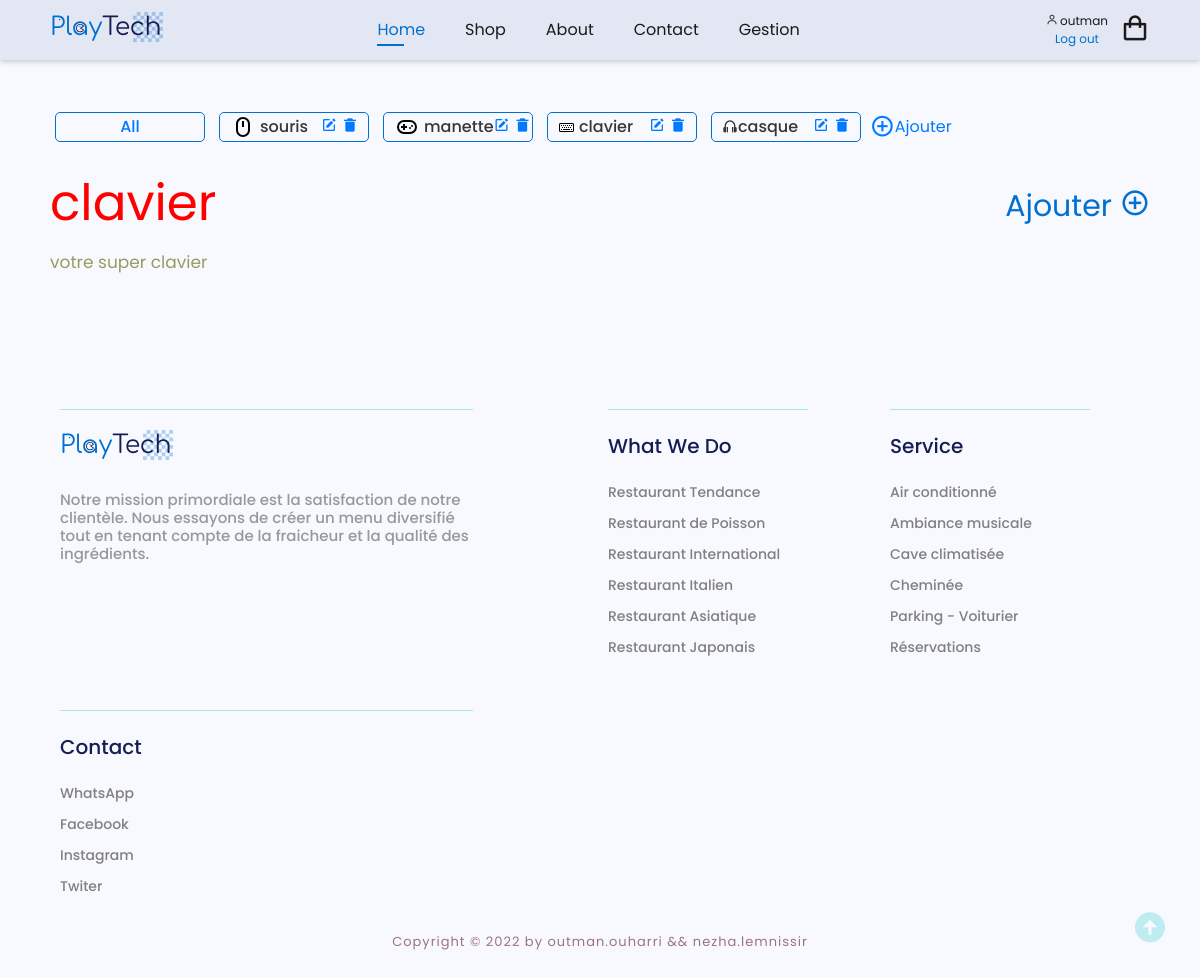
Page /gestion.php?id=17 (signed in) on the committed database.
### tables this page shows
CREATE TABLE `categorie` (
  `id_categorie` int(11) NOT NULL,
  `libelle` varchar(50) DEFAULT NULL,
  `desc_categorie` varchar(50) NOT NULL,
  `svg_icon_categorie` longtext NOT NULL
);

### admin/afficher_categorie.php (the view)
<div class="categorie-gallery">
    <?php
    include_once "connection.php";
    $req = mysqli_query($con, "SELECT * FROM categorie");
    if (mysqli_num_rows($req) == 0) {
    } else {
    ?>
        <div class="cat_box cart_Box">
            <a href="?id=0">
                <h6>All</h6>
            </a>
        </div>
        <?php
        while ( $row = mysqli_fetch_assoc($req) ) {
        ?>
            <div class="cat_box">
                <a class="cat_type" href="?id=<?= $row['id_categorie'] ?>">
                    <?= $row['svg_icon_categorie'] ?>
                    <h6 class='hhhh'><?= $row['libelle'] ?></h6>
                </a>
                <div class="cat_box_icon">
                    <a href="./admin/modifier_categorie.php?id=<?= $row['id_categorie'] ?>"><i class='bx bxs-edit'></i></a>
                    <a href="./admin/supprimer_categorie.php?id=<?= $row['id_categorie'] ?>"><i class='bx bxs-trash-alt'></i></a>
                </div>
            </div>
    <?php
        }
    }
    ?>
    <a href="./admin/ajouter_categorie.php" class="ajouter_cat"><i class='bx bx-plus-circle bx-sm add-cart'></i>Ajouter</a>
</div>

### admin/afficher_produit.php (shortened to what this page needs)
<?php
include_once "connection.php";
$id = $_GET['id'];
if ($id != 0) {
    $reQ = mysqli_query($con, "SELECT * FROM `categorie` WHERE id_categorie = $id");
    if (mysqli_num_rows($reQ) == 0) {
    } else {
        $row = mysqli_fetch_assoc($reQ);
?>
        <div class="mainText" id="platType">
            <div class="add_prod">
                <h2><?= $row['libelle'] ?></h2>
                <h2 class="add-ntn"><a href="./admin/ajouter_produit.php?id=<?= $row['id_categorie'] ?>">Ajouter <i class='bx bx-plus-circle add-cart add-cart-one'></i></a></h2>
            </div>
            <p><?= $row['desc_categorie'] ?></p>
        </div>
        <?php
    }
        }
            ?>

### style/style.css (style rules this page uses)
* { padding: 0; margin: 0; box-sizing: border-box; font-family: "Poppins", sans-serif; text-decoration: none !important; list-style: none !important; scroll-behavior: smooth; }
:root { --bg-color: #363636; --text-color: #1a1a1a; --main-color: #0070d1; --other-color: #363636; --h1-font: 6rem; --p-font: 1rem; }
body { background-color: #f8f9ff !important; color: var(--text-color); }
.categorie-gallery { padding-top: 110px; padding-bottom: 20px; display: flex; align-items: center; text-align: center; display: grid; grid-template-columns: repeat(auto-fit, minmax(auto, 150px)); gap: 4px; }
.cat_box { border: solid var(--main-color) 1.5px; cursor: pointer; height: 30px; min-width: 150px; padding: 10px; border-radius: 5px; justify-content: space-between; display: flex; align-items: center; text-align: center; height: 30px; width: auto; margin: 2px 5px; }
.cart_Box { justify-content: center !important; }
h6 { margin: 0px !important; }
.categorie-gallery .cat_box_icon { color: var(--bg-color); display: flex; }
.categorie-gallery .cat_type { color: var(--bg-color); display: flex; align-items: center; }
.categorie-gallery a svg { font-size: 10px; margin-right: 5px; margin-left: 1px; color: var(--main-color) !important; }
.ajouter_cat { display: flex; align-items: center; }
.menu .mainText h2 { color: red; font-weight: 400; font-size: 50px; line-height: 141.5%; text-align: left; }
.menu .mainText p { color: #84813b; font-size: 17px; opacity: 0.8; }
.add_prod { display: flex; align-items: center; justify-content: space-between; }
.add_prod i { cursor: pointer; }
.add_prod h2 a { font-size: 30px; color: var(--main-color); }
.bxs-edit { margin-right: 5px; }
@media (max-width: 1625px) { :root { --h1-font: 5rem; } }
@media (max-width: 1440px) { :root { --h1-font: 4rem; } }

### rows in the picture
categorie: libelle "souris"
categorie: libelle "manette"
categorie: libelle "clavier", desc_categorie "votre super clavier"
categorie: libelle "casque"

### other values in the picture
$_SESSION['name'] "outman"
